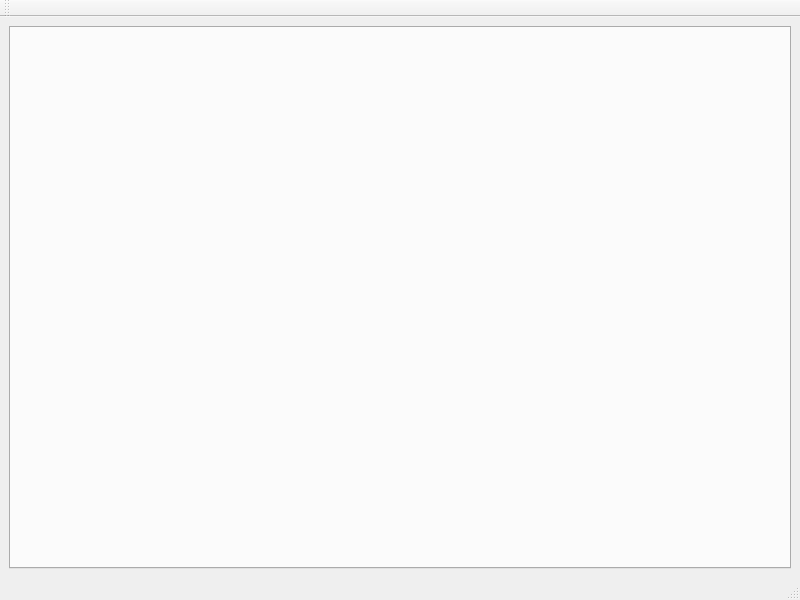
<?xml version="1.0" encoding="UTF-8"?>
<ui version="4.0">
 <class>MainWindow</class>
 <widget class="QMainWindow" name="MainWindow">
  <property name="geometry">
   <rect>
    <x>0</x>
    <y>0</y>
    <width>800</width>
    <height>600</height>
   </rect>
  </property>
  <property name="windowTitle">
   <string>MainWindow</string>
  </property>
  <widget class="QWidget" name="centralwidget">
   <layout class="QVBoxLayout" name="verticalLayout">
    <item>
     <widget class="QTabWidget" name="tabPages">
      <property name="tabsClosable">
       <bool>false</bool>
      </property>
      <property name="movable">
       <bool>true</bool>
      </property>
     </widget>
    </item>
   </layout>
  </widget>
  <widget class="QMenuBar" name="menubar">
   <property name="geometry">
    <rect>
     <x>0</x>
     <y>0</y>
     <width>800</width>
     <height>22</height>
    </rect>
   </property>
  </widget>
  <widget class="QStatusBar" name="statusbar"/>
  <widget class="QToolBar" name="toolBar">
   <property name="windowTitle">
    <string>工具栏</string>
   </property>
   <attribute name="toolBarArea">
    <enum>TopToolBarArea</enum>
   </attribute>
   <attribute name="toolBarBreak">
    <bool>false</bool>
   </attribute>
  </widget>
 </widget>
 <resources/>
 <connections/>
</ui>
